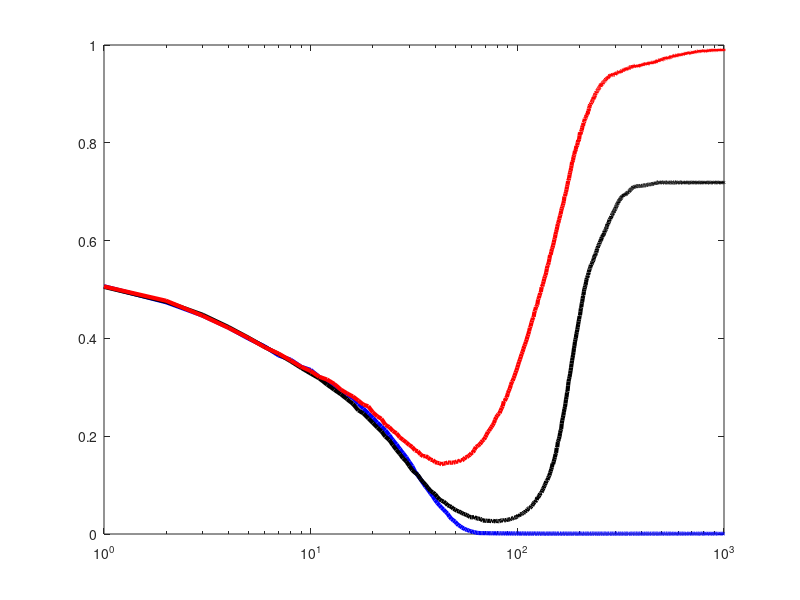

The MATLAB script that drew this image: (Note: this script raises an error after producing the figure.)
% This function generates the figures that explore the effect of the
% size of the reputation change taking place after an interaction. 
% Figures are reported in section 3 of the supplementary material.


clear all
close all
clc
load ContentOfGOssip_theta.mat

commstypes=['riz';'rep';'all';'onc'];
gossiptarget=['ri';'rp';'su';'hr';'si';'rj'];
gossippartnertypes=['ra';'pr';'ri';'pi'];

commstypes_num=[0 1 2 3];
gossiptarget_num=[0 1 2 3 4 5];
gossippartnertypes_num=[0 1 2 3];
% introduce fist simulation without gossip

cooperation_levels_mean=squeeze(mean(prop_coop,3)); % I average on simulations
cooperation_levels_std=squeeze(std(prop_coop,0,3)); % note here i compute the std across simulation
time=[1:tmax];



numfig=1;
for j=1:5       
        figure(numfig)
        semilogx(time,squeeze(cooperation_levels_mean(1,j,:)),'b','Linewidth',3); %,cooperation_levels_std(1,:)
        hold on
        semilogx(time,squeeze(cooperation_levels_mean(2,j,:)),'k','Linewidth',3); % ,cooperation_levels_std(2,:)
        hold on
        semilogx(time,squeeze(cooperation_levels_mean(3,j,:)),'r','Linewidth',3); %,cooperation_levels_std(3,:)
        hold on
        ax = gca; % current axes
        ax.FontSize = 14;
        title({'Average cooperation level for'; 'different contents of gossip'; ['\theta = ' num2str(DDeltaR(j))]},'FontSize',20);
        ylabel('Proportion of Cooperation','FontSize',20);
        xlabel('Time','FontSize',20);
        legend('no gossip','Pass R_{zi} and c_z','Pass only C_z','location','northwest');
        name_file=['Temporal_Fig1_theta_' num2str(round(DDeltaR(j)*100))];
        saveas(numfig,name_file,'png')
        
        numfig=numfig+1;
        figure(numfig)
        subplot(1,3,1)
        histogram(prop_coop(1,j,:,1000));
        ax = gca;
        ax.FontSize = 14;
        ylabel('Cooperation','FontSize',16)
        xlabel('No Gossip','FontSize',16);
        hold on
        subplot(1,3,2)
        histogram(prop_coop(2,j,:,1000));
        ax = gca;
        ax.FontSize = 14;
        xlabel('Pass R_{zi} and c_z','FontSize',16);
        hold on
        subplot(1,3,3)
        histogram(prop_coop(3,j,:,1000));
        ax = gca;
        ax.FontSize = 14;
        xlabel('Pass only C_z','FontSize',16)
        sgtitle({'Distribution of cooperation levels at t_{max}' ['\theta = ' num2str(DDeltaR(j))]}, 'FontSize',20)
        name_file=['Outcome_Fig2_theta_' num2str(round(DDeltaR(j)*100))];
        saveas(numfig,name_file,'png')
        
        numfig=numfig+1; 
        close all
end



%-----------------------------------------------
% 
clear all
close all
load OutDatedInfoVsAmountGossip_theta.mat

average_cooperation=mean(prop_coop,3);
std_cooperation=std(prop_coop,0,3);

timestheinteractions=[1 2 5 10 30 50]; % how many times the social interactiosn there is gossip?



 for i=1:2*6*5
     type_comunication(i,:)
     if type_comunication(i,:)=='riz'
         type_comunication_num(i)=0;
     elseif type_comunication(i,:)=='rep'
         type_comunication_num(i)=1;
     elseif type_comunication(i,:)=='all'
         type_comunication_num(i)=2;
     else %type_comunication=='onc';
         type_comunication_num(i)=3;
     end
     type_comunication_num(i)
     clc
 end
% 
 cooperation_levels_mean=squeeze(mean(prop_coop,2)); % I average on simulations
 cooperation_levels_std=squeeze(std(prop_coop,0,2)); % note here i compute the std across simulation
 
% 
 numfig=1;
 for i=1:length(DDeltaR_vct) % count deltas    
         index_to_print=find(DDeltaR==DDeltaR_vct(i)); % select current Delta
         gc2=find(type_comunication_num==2); % select  type of comm 2
         gc3=find(type_comunication_num==3); % select  type of comm 3
         index_to_print2=intersect(index_to_print,gc2);
         index_to_print3=intersect(index_to_print,gc3);
         
         
         coop_to_print2=cooperation_levels_mean(index_to_print2);
         coop_to_print3=cooperation_levels_mean(index_to_print3);
         stdcoop_to_print2=cooperation_levels_std(index_to_print2);
         stdcoop_to_print3=cooperation_levels_std(index_to_print3);
         
         
         figure(numfig)
         errorbar(timestheinteractions,coop_to_print2,stdcoop_to_print2,'ko-','LineWidth',3); %,cooperation_levels_std(1,:)
         hold on
         errorbar(timestheinteractions,coop_to_print3,stdcoop_to_print3,'bo-','LineWidth',3); %,cooperation_levels_std(3,:)
         hold on
         ax = gca; % current axes
         ax.FontSize = 14;
         ylim([0 1.01])
         legend('Pass R_{zi} and c_z - Info ages',...
             'Pass only C_z - Info ages',...
             'Location','southeast');
         title({'Average cooperation level for different'; 'contents of gossip and information characteristics'; ['\theta = ' num2str(DDeltaR_vct(i))]},'FontSize',20);
         ylabel('Proportion of Cooperation','FontSize',20);
         xlabel('Relative amount of gossip','FontSize',20);
         saveas(numfig,['RelativeAmountGossip_Fig4_theta_' num2str(round(DDeltaR_vct(i)*100))],'png');
         numfig=numfig+1;
 end


close all

